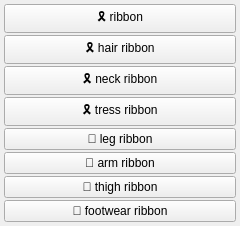
<?xml version="1.0" encoding="UTF-8"?>
<ui version="4.0">
 <class>clothes_ribbon_menu</class>
 <widget class="QWidget" name="clothes_ribbon_menu">
  <property name="geometry">
   <rect><x>0</x><y>0</y><width>240</width><height>60</height></rect>
  </property>
  <layout class="QGridLayout" name="grid">
   <property name="leftMargin"><number>4</number></property>
   <property name="topMargin"><number>4</number></property>
   <property name="rightMargin"><number>4</number></property>
   <property name="bottomMargin"><number>4</number></property>
   <property name="horizontalSpacing"><number>2</number></property>
   <property name="verticalSpacing"><number>2</number></property>
   <item row="0" column="0">
    <widget class="QPushButton" name="chk_ribbon">
     <property name="checkable"><bool>true</bool></property>
     <property name="text"><string>🎗️ ribbon</string></property>
     <property name="tags" stdset="0"><string>ribbon</string></property>
     <property name="group" stdset="0"><string>ribbon</string></property>
    </widget>
   </item>
   <item row="1" column="0">
    <widget class="QPushButton" name="chk_hair_ribbon">
     <property name="checkable"><bool>true</bool></property>
     <property name="text"><string>🎗️ hair ribbon</string></property>
     <property name="tags" stdset="0"><string>hair ribbon</string></property>
     <property name="group" stdset="0"><string>ribbon</string></property>
    </widget>
   </item>
   <item row="2" column="0">
    <widget class="QPushButton" name="chk_neck_ribbon">
     <property name="checkable"><bool>true</bool></property>
     <property name="text"><string>🎗️ neck ribbon</string></property>
     <property name="tags" stdset="0"><string>neck ribbon</string></property>
     <property name="group" stdset="0"><string>ribbon</string></property>
    </widget>
   </item>
   <item row="3" column="0">
    <widget class="QPushButton" name="chk_tress_ribbon">
     <property name="checkable"><bool>true</bool></property>
     <property name="text"><string>🎗️ tress ribbon</string></property>
     <property name="tags" stdset="0"><string>tress ribbon</string></property>
     <property name="group" stdset="0"><string>ribbon</string></property>
    </widget>
   </item>
   <item row="4" column="0">
    <widget class="QPushButton" name="chk_leg_ribbon">
     <property name="checkable"><bool>true</bool></property>
     <property name="text"><string>🦵 leg ribbon</string></property>
     <property name="tags" stdset="0"><string>leg ribbon</string></property>
     <property name="group" stdset="0"><string>ribbon</string></property>
    </widget>
   </item>
   <item row="5" column="0">
    <widget class="QPushButton" name="chk_arm_ribbon">
     <property name="checkable"><bool>true</bool></property>
     <property name="text"><string>💪 arm ribbon</string></property>
     <property name="tags" stdset="0"><string>arm ribbon</string></property>
     <property name="group" stdset="0"><string>ribbon</string></property>
    </widget>
   </item>
   <item row="6" column="0">
    <widget class="QPushButton" name="chk_thigh_ribbon">
     <property name="checkable"><bool>true</bool></property>
     <property name="text"><string>🦵 thigh ribbon</string></property>
     <property name="tags" stdset="0"><string>thigh ribbon</string></property>
     <property name="group" stdset="0"><string>ribbon</string></property>
    </widget>
   </item>
   <item row="7" column="0">
    <widget class="QPushButton" name="chk_footwear_ribbon">
     <property name="checkable"><bool>true</bool></property>
     <property name="text"><string>👟 footwear ribbon</string></property>
     <property name="tags" stdset="0"><string>footwear ribbon</string></property>
     <property name="group" stdset="0"><string>ribbon</string></property>
    </widget>
   </item>
  </layout>
 </widget>
 <resources/>
 <connections/>
</ui>
